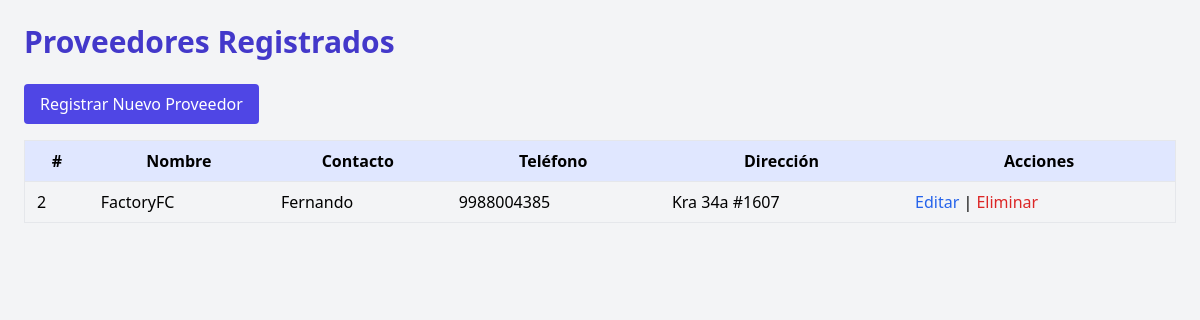
The page /farmacia_panacea/proveedores/consultar_proveedores.php on the database its author committed.
### tables this page shows
CREATE TABLE `proveedores` (
  `id_proveedor` int(11) NOT NULL,
  `nombre_empresa` varchar(255) NOT NULL,
  `direccion` varchar(255) DEFAULT NULL,
  `contacto_nombre` varchar(255) DEFAULT NULL,
  `contacto_telefono` varchar(255) DEFAULT NULL,
  `email` varchar(255) DEFAULT NULL
);

### farmacia_panacea/proveedores/consultar_proveedores.php (the view)
<?php
require_once("../db.php");
$resultado = $conn->query("SELECT id_proveedor, nombre_empresa, contacto_nombre, contacto_telefono, direccion FROM proveedores ORDER BY nombre_empresa");
?>
<!DOCTYPE html>
<html lang="es">
<head><meta charset="UTF-8"><title>Consultar Proveedores</title><script src="https://cdn.tailwindcss.com"></script></head>
<body class="bg-gray-100 p-6">
<div class="max-w-6xl mx-auto">
  <h2 class="text-3xl font-bold text-indigo-700 mb-6">Proveedores Registrados</h2>
  <a href="registrar.php" class="mb-4 inline-block bg-indigo-600 text-white px-4 py-2 rounded">Registrar Nuevo Proveedor</a>
  <table class="w-full table-auto border">
    <thead class="bg-indigo-100">
      <tr>
        <th class="px-3 py-2">#</th>
        <th class="px-3 py-2">Nombre</th>
        <th class="px-3 py-2">Contacto</th>
        <th class="px-3 py-2">Teléfono</th>
        <th class="px-3 py-2">Dirección</th>
        <th class="px-3 py-2">Acciones</th>
      </tr>
    </thead>
    <tbody>
      <?php while($fila = $resultado->fetch_assoc()) { ?>
      <tr class="border-t">
        <td class="px-3 py-2"><?php echo $fila['id_proveedor']; ?></td>
        <td class="px-3 py-2"><?php echo $fila['nombre_empresa']; ?></td>
        <td class="px-3 py-2"><?php echo $fila['contacto_nombre']; ?></td>
        <td class="px-3 py-2"><?php echo $fila['contacto_telefono']; ?></td>
        <td class="px-3 py-2"><?php echo $fila['direccion']; ?></td>
        <td class="px-3 py-2">
          <a href="actualizar.php?id=<?php echo $fila['id_proveedor']; ?>" class="text-blue-600 hover:underline">Editar</a>
          |
          <a href="eliminar.php?id=<?php echo $fila['id_proveedor']; ?>" class="text-red-600 hover:underline" onclick="return confirm('¿Estás seguro de eliminar este proveedor?');">Eliminar</a>
        </td>
      </tr>
      <?php } ?>
    </tbody>
  </table>
</div>
</body>
</html>

### rows shown on the page
proveedores: id_proveedor "2", nombre_empresa "FactoryFC", contacto_nombre "Fernando", contacto_telefono "9988004385", direccion "Kra 34a #1607"
